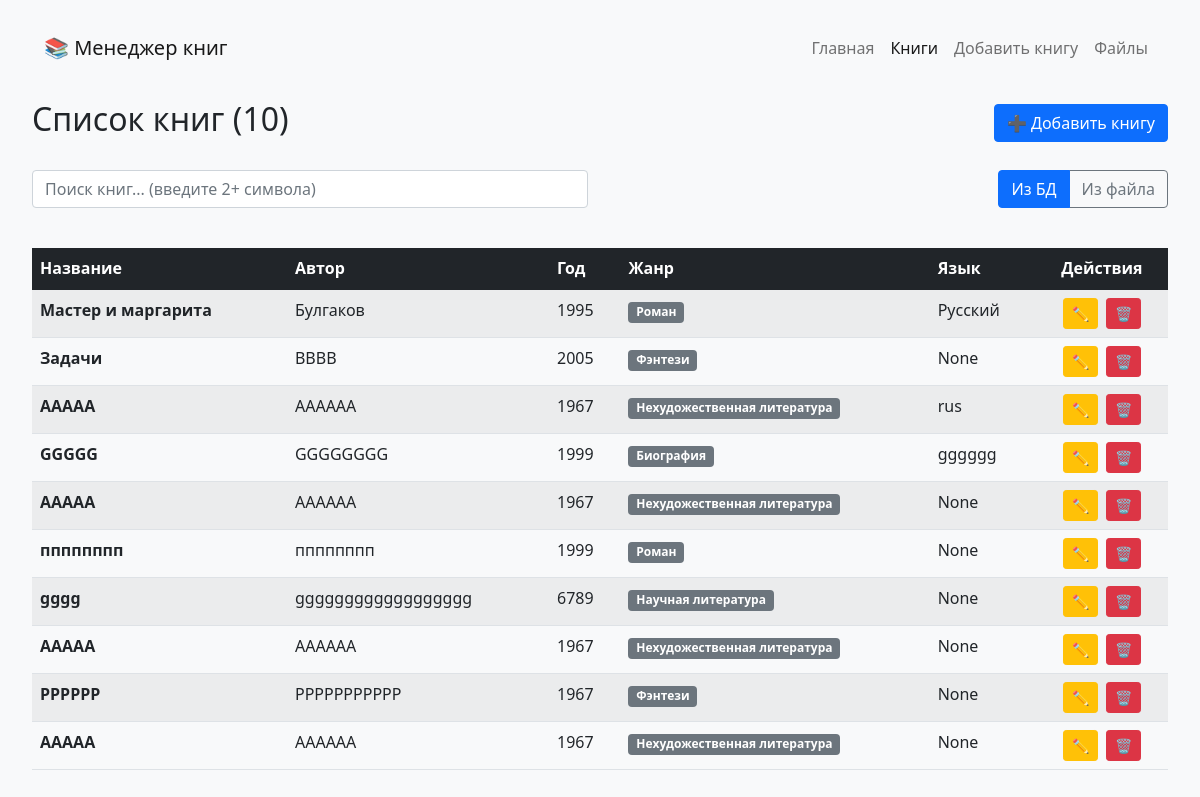
/books/, run on an earlier commit of the app's database.
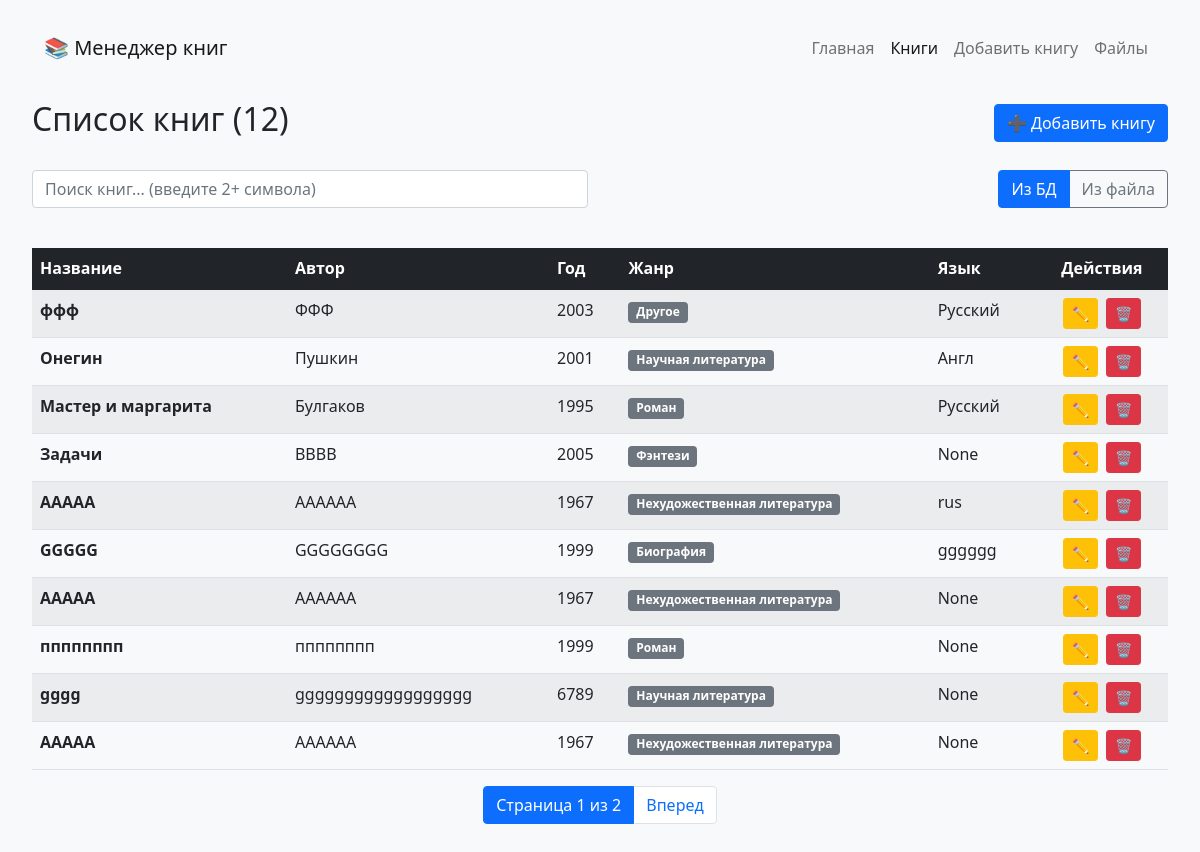
And on a later commit of the database.
### books/models.py (models this page shows, shortened)
class Book(models.Model):
    GENRE_CHOICES = [
        ('fiction', 'Художественная литература'),
        ('non_fiction', 'Нехудожественная литература'),
        ('science', 'Научная литература'),
        ('fantasy', 'Фэнтези'),
        ('mystery', 'Детектив'),
        ('romance', 'Роман'),
        ('biography', 'Биография'),
        ('history', 'История'),
        ('other', 'Другое'),
    ]
    title = models.CharField(max_length=200, verbose_name="Название")
    author = models.CharField(max_length=100, verbose_name="Автор")
    isbn = models.CharField(max_length=17, verbose_name="ISBN", blank=True, null=True)
    publication_year = models.IntegerField(verbose_name="Год издания")
    genre = models.CharField(max_length=20, choices=GENRE_CHOICES, verbose_name="Жанр")
    page_count = models.IntegerField(verbose_name="Страниц", null=True, blank=True)
    langua = models.CharField(max_length=17, verbose_name="Язык", blank=True, null=True)
    description = models.TextField(verbose_name="Описание", blank=True, null=True)
    created_at = models.DateTimeField(auto_now_add=True)
    class Meta:
        verbose_name = "Книга"
        verbose_name_plural = "Книги"

### books/views.py (the view)
# urls.py: path('books/', views.book_list, name='book_list'),
def book_list(request):
    source = request.GET.get('source', 'db')
    query = request.GET.get('q', '')
    if source == 'file':
        books_data = FileHandler.load_books_from_json()
        books = []
        for book_data in books_data:
            class BookLikeObject:
                def __init__(self, data):
                    self.id = data.get('id')
                    self.title = data.get('title', '')
                    self.author = data.get('author', '')
                    self.isbn = data.get('isbn', '')
                    self.publication_year = data.get('publication_year')
                    self.genre = data.get('genre', 'other')
                    self.langua = data.get('langua', 'Русский')
                    self.page_count = data.get('page_count')
                    self.description = data.get('description', '')
                    self.created_at = data.get('created_at')
                def get_genre_display(self):
                    genre_dict = dict(Book.GENRE_CHOICES)
                    return genre_dict.get(self.genre, self.genre)
            books.append(BookLikeObject(book_data))
        if query:
            books = [b for b in books if query.lower() in b.title.lower() or query.lower() in b.author.lower()]
        books.sort(key=lambda x: x.created_at if x.created_at else '', reverse=True)
    else:
        if query:
            books = Book.objects.filter(
                Q(title__icontains=query) |
                Q(author__icontains=query) |
                Q(description__icontains=query)
            ).order_by('-created_at')
        else:
            books = Book.objects.all().order_by('-created_at')
    paginator = Paginator(books, 10)
    page_number = request.GET.get('page')
    page_obj = paginator.get_page(page_number)
    context = {
        'page': 'book_list',
        'page_obj': page_obj,
        'books_count': len(books) if source == 'file' else books.count(),
        'current_source': source,
        'search_query': query
    }
    return render(request, 'books/main.html', context)

### templates/books/main.html (shortened to what the changed rows need)
<!DOCTYPE html>
<html lang="ru">
<head>
    <link href="https://cdn.jsdelivr.net/npm/bootstrap@5.1.3/dist/css/bootstrap.min.css" rel="stylesheet">
</head>
<body>
    <div class="container">
        {% if page == 'home' %}
        <div class="text-center">
            <h1>Управление книгами</h1>
            <p>Книг в базе: <strong>{{ books_count }}</strong></p>
            <p>Файлов: <strong>{{ files_count }}</strong></p>
            <div class="mt-4">
                <a href="{% url 'add_book' %}" class="btn btn-primary">Добавить книгу</a>
                <a href="{% url 'book_list' %}" class="btn btn-success">Смотреть список</a>
            </div>
        </div>
        {% elif page == 'book_list' %}
        <div class="d-flex justify-content-between align-items-center mb-4">
            <h2>Список книг ({{ books_count }})</h2>
            <a href="{% url 'add_book' %}" class="btn btn-primary">➕ Добавить книгу</a>
        </div>
        <div class="row mb-4">
            <div class="col-md-6">
                <div class="search-container mb-3">
                    <input type="text"
                           id="search-input"
                           class="form-control"
                           placeholder="Поиск книг... (введите 2+ символа)"
                           autocomplete="off">
                </div>
            </div>
            <div class="col-md-6 text-end">
                <div class="btn-group">
                    <a href="?source=db{% if search_query %}&q={{ search_query }}{% endif %}"
                       class="btn btn-outline-primary {% if current_source == 'db' %}active{% endif %}">
                        Из БД
                    </a>
                    <a href="?source=file{% if search_query %}&q={{ search_query }}{% endif %}"
                       class="btn btn-outline-secondary {% if current_source == 'file' %}active{% endif %}">
                        Из файла
                    </a>
                </div>
            </div>
        </div>
        {% if books_count == 0 %}
        <div class="alert alert-info">
            Книг пока нет. <a href="{% url 'add_book' %}">Добавьте первую</a>
        </div>
        {% else %}
        <div class="table-responsive">
            <table class="table table-striped">
                <thead class="table-dark">
                    <tr>
                        <th>Название</th>
                        <th>Автор</th>
                        <th>Год</th>
                        <th>Жанр</th>
                        <th>Язык</th>
                        <th class="text-center">Действия</th>
                    </tr>
                </thead>
                <tbody>
                    {% for book in page_obj %}
                    <tr>
                        <td><strong>{{ book.title }}</strong></td>
                        <td>{{ book.author }}</td>
                        <td>{{ book.publication_year }}</td>
                        <td>
                            <span class="badge bg-secondary">{{ book.get_genre_display }}</span>
                        </td>
                        <td>{{ book.langua }}</td>
                        <td class="text-center">
                            {% if current_source == 'db' %}
                            <a href="{% url 'edit_book' book.id %}" class="btn btn-warning btn-sm me-1">✏️</a>
                            <a href="{% url 'delete_book' book.id %}" class="btn btn-danger btn-sm">🗑️</a>
                            {% else %}
                            <span class="text-muted">Только чтение</span>
                            {% endif %}
                        </td>
                    </tr>
                    {% endfor %}
                </tbody>
            </table>
        </div>
        {% if page_obj.has_other_pages %}
        <nav aria-label="Page navigation">
            <ul class="pagination justify-content-center">
                <li class="page-item active">
                    <span class="page-link">
                        Страница {{ page_obj.number }} из {{ page_obj.paginator.num_pages }}
                    </span>
                </li>
                {% if page_obj.has_next %}
                <li class="page-item">
                    <a class="page-link" href="?page={{ page_obj.next_page_number }}&source={{ current_source }}{% if search_query %}&q={{ search_query }}{% endif %}">Вперед</a>
                </li>
                {% endif %}
            </ul>
        </nav>
        {% endif %}
        {% endif %}
        {% endif %}
    </div>
</body>
</html>

What changed in the data, as far as the page shows it:
no longer on this page (row unchanged): Book: title "РРРРРР", author "РРРРРРРРРРР", publication_year "1967", genre "Фэнтези", langua "None"
no longer on this page (row unchanged): Book: title "ААААА", author "АААААА", publication_year "1967", genre "Нехудожественная литература", langua "None"
added Book: title "ффф", author "ФФФ", publication_year "2003", genre "Другое", langua "Русский"
added Book: title "Онегин", author "Пушкин", publication_year "2001", genre "Научная литература", langua "Англ"
Also different on the page:
{{ books_count }}: "10" → "12"
{{ page_obj.number }}: (not shown) → "1"
{{ page_obj.paginator.num_pages }}: (not shown) → "2"
text now shown: "Страница из Вперед"
